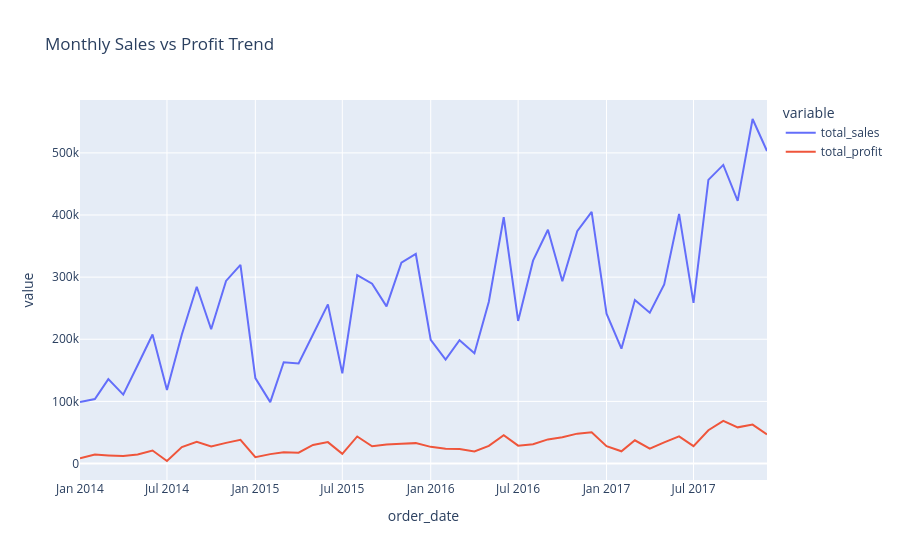

Notebook cell for this chart:
### Code cell
# Sales and Profit Trend Over Time 

monthly_trend = orders.groupby(orders['order_date'].dt.to_period('M')).agg(
    total_sales=('sales', 'sum'),
    total_profit=('profit', 'sum')
).reset_index()
monthly_trend['order_date'] = monthly_trend['order_date'].dt.to_timestamp()

fig = px.line(monthly_trend, x='order_date', y=['total_sales', 'total_profit'],
              title='Monthly Sales vs Profit Trend')
fig.show()
